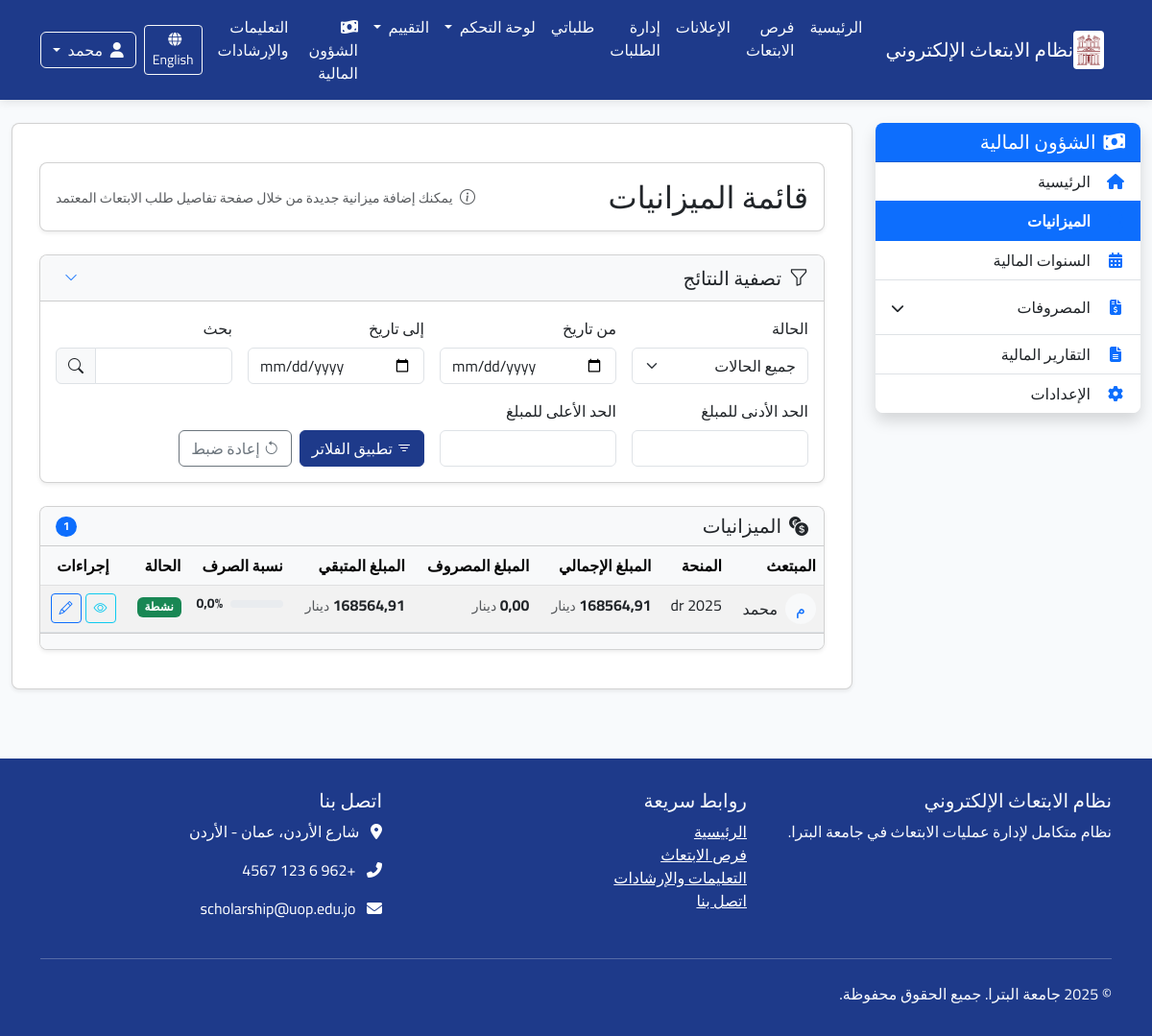
Page /ar/finance/budgets/ (signed in) on the earlier database version.
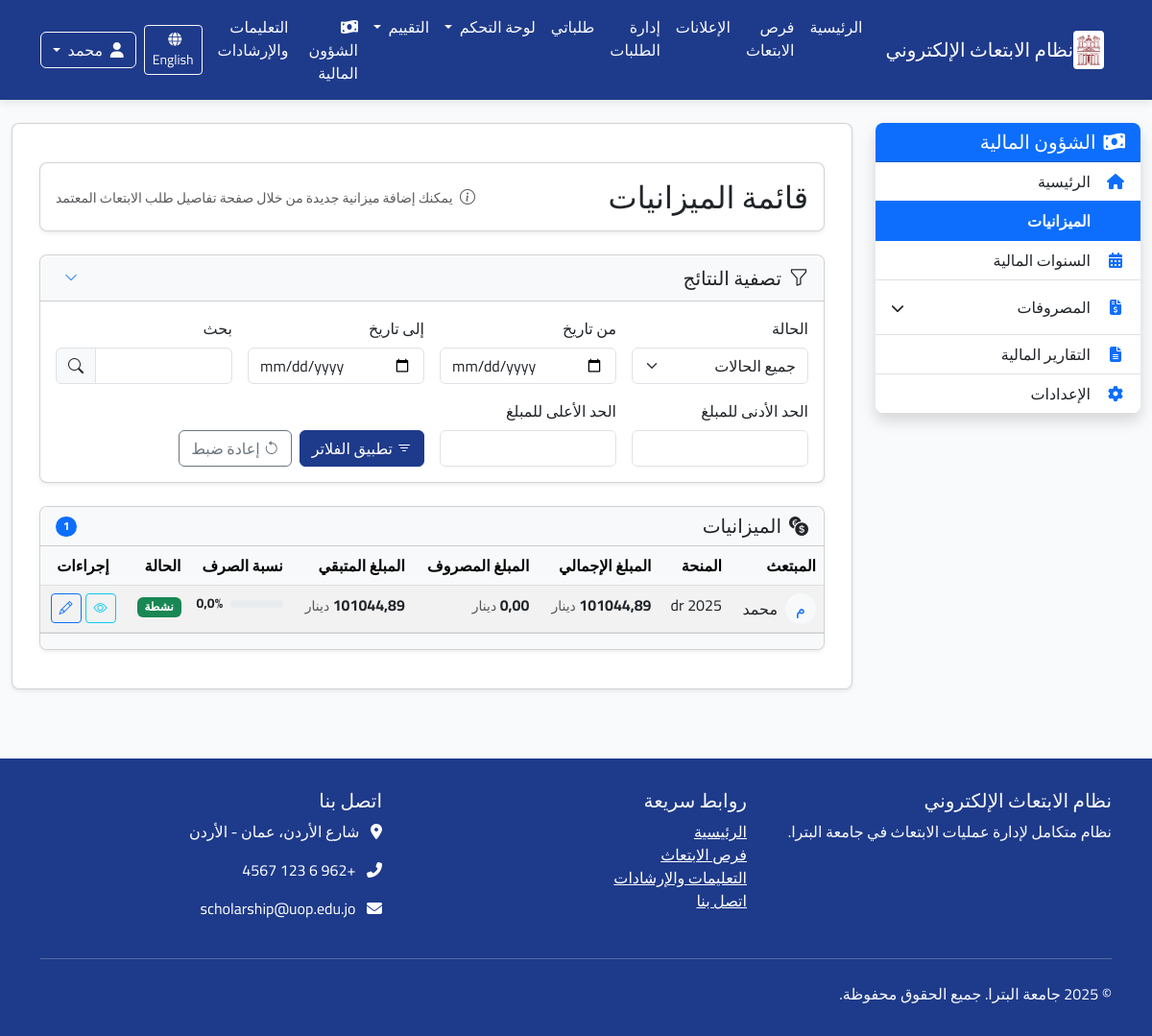
Same page on the later database version.
### finance/models.py (models this page shows, shortened)
class ScholarshipBudget(models.Model):
    application = models.OneToOneField(Application, on_delete=models.CASCADE,
                                       verbose_name=_("طلب الابتعاث"),
                                       related_name="budget")
    fiscal_year = models.ForeignKey(FiscalYear, on_delete=models.CASCADE,
                                    verbose_name=_("السنة المالية"),
                                    related_name="scholarship_budgets",
                                    null=True)
    total_amount = models.DecimalField(_("المبلغ الإجمالي"), max_digits=12, decimal_places=2)
    start_date = models.DateField(_("تاريخ بدء الميزانية"))
    end_date = models.DateField(_("تاريخ انتهاء الميزانية"))
    created_by = models.ForeignKey(User, on_delete=models.CASCADE,
                                   verbose_name=_("تم الإنشاء بواسطة"),
                                   related_name="created_budgets")
    created_at = models.DateTimeField(_("تاريخ الإنشاء"), auto_now_add=True)
    updated_at = models.DateTimeField(_("تاريخ التحديث"), auto_now=True)
    notes = models.TextField(_("ملاحظات"), blank=True, null=True)
    STATUS_CHOICES = [
        ('active', _('نشطة')),
        ('suspended', _('معلقة')),
        ('closed', _('مغلقة')),
    ]
    status = models.CharField(_("حالة الميزانية"), max_length=20, choices=STATUS_CHOICES, default='active')
    academic_year = models.CharField(_("السنة الدراسية"), max_length=9,
                                     help_text=_("مثال: 2024-2025"), default="2024-2025")
    exchange_rate = models.DecimalField(_("سعر الصرف"), max_digits=6, decimal_places=2, default=0.91,
                                        help_text=_("سعر صرف العملة الأجنبية"))
    foreign_currency = models.CharField(_("العملة الأجنبية"), max_length=3, default="GBP")
    is_current = models.BooleanField(_("السنة الحالية"), default=True,
                                     help_text=_("هل هذه الميزانية للسنة الحالية؟"))
    class Meta:
        verbose_name = _("ميزانية الابتعاث")
        verbose_name_plural = _("ميزانيات الابتعاث")
        ordering = ['-created_at']
    def get_remaining_amount(self):
        from decimal import Decimal, ROUND_HALF_UP
        spent = self.get_spent_amount()
        remaining = self.total_amount - spent
        return remaining.quantize(Decimal('0.01'), rounding=ROUND_HALF_UP)
    def get_spent_amount(self):
        from decimal import Decimal, ROUND_HALF_UP
        total = self.expenses.filter(status='approved').aggregate(
            total=models.Sum('amount')
        )['total'] or Decimal('0.00')
        return total.quantize(Decimal('0.01'), rounding=ROUND_HALF_UP)
    def get_spent_percentage(self):
        from decimal import Decimal, ROUND_HALF_UP
        if self.total_amount <= 0:
            return Decimal('0.00')
        spent = self.get_spent_amount()
        percentage = (spent / self.total_amount * 100)
        return percentage.quantize(Decimal('0.01'), rounding=ROUND_HALF_UP)

### applications/models.py (models this page shows, shortened)
class Application(models.Model):
    scholarship = models.ForeignKey(Scholarship, verbose_name=_("فرصة الابتعاث"), on_delete=models.CASCADE,
                                    related_name="applications")
    applicant = models.ForeignKey(User, verbose_name=_("المتقدم"), on_delete=models.CASCADE,
                                  related_name="applications")
    status = models.ForeignKey(ApplicationStatus, verbose_name=_("حالة الطلب"), on_delete=models.PROTECT,
                               related_name="applications")
    application_date = models.DateTimeField(_("تاريخ التقديم"), auto_now_add=True)
    last_update = models.DateTimeField(_("آخر تحديث"), auto_now=True)
    motivation_letter = models.TextField(_("خطاب الدوافع"),
                                         help_text=_("اشرح لماذا تريد التقدم لهذه الفرصة وما هي أهدافك"))
    research_proposal = models.TextField(_("مقترح البحث"), blank=True, null=True,
                                         help_text=_("إذا كان الابتعاث لدراسة الدكتوراه، أرفق مقترح البحث الخاص بك"))
    comments = models.TextField(_("ملاحظات إضافية"), blank=True, null=True,
                                help_text=_("أي معلومات إضافية تود إضافتها لطلبك"))
    acceptance_letter = models.BooleanField(_("هل لديك قبول مبدئي؟"), default=False)
    acceptance_university = models.CharField(_("اسم الجامعة التي لديك قبول فيها"), max_length=200, blank=True,
                                             null=True)
    admin_notes = models.TextField(_("ملاحظات إدارية"), blank=True, null=True)
    class Meta:
        verbose_name = _("طلب ابتعاث")
        verbose_name_plural = _("طلبات الابتعاث")
        ordering = ['-application_date']
        unique_together = ['scholarship', 'applicant']

### announcements/models.py (models this page shows, shortened)
class Scholarship(models.Model):
    STATUS_CHOICES = (
        ('draft', _('مسودة')),
        ('published', _('منشور')),
        ('closed', _('مغلق')),
    )
    title = models.CharField(_("العنوان"), max_length=200)
    scholarship_type = models.ForeignKey(ScholarshipType, verbose_name=_("نوع الابتعاث"), on_delete=models.CASCADE,
                                         related_name="scholarships")
    description = models.TextField(_("الوصف"))
    requirements = models.TextField(_("المتطلبات"))
    benefits = models.TextField(_("المميزات"), blank=True, null=True)
    countries = models.CharField(_("الدول المتاحة"), max_length=255, blank=True, null=True)
    universities = models.TextField(_("الجامعات المتاحة"), blank=True, null=True)
    deadline = models.DateTimeField(_("الموعد النهائي للتقديم"))
    publication_date = models.DateTimeField(_("تاريخ النشر"), default=timezone.now)
    status = models.CharField(_("الحالة"), max_length=20, choices=STATUS_CHOICES, default='draft')
    max_applicants = models.PositiveIntegerField(_("الحد الأقصى للمتقدمين"), default=0, help_text=_("0 يعني غير محدود"))
    eligibility_criteria = models.TextField(_("معايير الأهلية"), blank=True, null=True)
    application_process = models.TextField(_("عملية التقديم"), blank=True, null=True)
    contact_info = models.TextField(_("معلومات الاتصال"), blank=True, null=True)
    attachment = models.FileField(_("مرفق"), upload_to='scholarship_attachments/', blank=True, null=True)
    created_by = models.ForeignKey(User, verbose_name=_("تم إنشاؤه بواسطة"), on_delete=models.CASCADE,
                                   related_name="created_scholarships")
    updated_at = models.DateTimeField(_("تم التحديث في"), auto_now=True)
    class Meta:
        verbose_name = _("فرصة ابتعاث")
        verbose_name_plural = _("فرص الابتعاث")
        ordering = ['-publication_date']

### finance/views.py (the view, shortened to what this page needs)
# urls.py: path('budgets/', views.budget_list, name='budget_list'),
@login_required
@permission_required('finance.view_scholarshipbudget', raise_exception=True)
def budget_list(request):
    filter_form = BudgetFilterForm(request.GET)
    budgets = ScholarshipBudget.objects.all().order_by('-created_at')
    if filter_form.is_valid():
        data = filter_form.cleaned_data
        if data.get('status'):
            budgets = budgets.filter(status=data['status'])
        if data.get('fiscal_year'):
            budgets = budgets.filter(fiscal_year=data['fiscal_year'])
        if data.get('start_date'):
            budgets = budgets.filter(start_date__gte=data['start_date'])
        if data.get('end_date'):
            budgets = budgets.filter(end_date__lte=data['end_date'])
        if data.get('min_amount'):
            budgets = budgets.filter(total_amount__gte=data['min_amount'])
        if data.get('max_amount'):
            budgets = budgets.filter(total_amount__lte=data['max_amount'])
    for budget in budgets:
        budget.spent_amount = budget.get_spent_amount()
        budget.remaining_amount = budget.get_remaining_amount()
        budget.spent_percentage = budget.get_spent_percentage()
    paginator = Paginator(budgets, 10)  # 10 عناصر في كل صفحة
    page = request.GET.get('page')
    try:
        budgets_page = paginator.page(page)
    except PageNotAnInteger:
        budgets_page = paginator.page(1)
    except EmptyPage:
        budgets_page = paginator.page(paginator.num_pages)
    open_fiscal_years = FiscalYear.objects.filter(status='open').order_by('-year')
    context = {
        'budgets': budgets_page,
        'filter_form': filter_form,
        'total_count': budgets.count(),
        'open_fiscal_years': open_fiscal_years,
        'total_budget_amount': budgets.aggregate(total=Sum('total_amount'))['total'] or 0,
    }
    return render(request, 'finance/budget_list.html', context)

### finance/forms.py
class BudgetFilterForm(forms.Form):
    status = forms.ChoiceField(
        label=_("الحالة"),
        choices=[('', _('جميع الحالات'))] + list(ScholarshipBudget.STATUS_CHOICES),
        required=False
    )
    fiscal_year = forms.ModelChoiceField(
        label=_("السنة المالية"),
        queryset=FiscalYear.objects.all().order_by('-year'),
        required=False
    )
    start_date = forms.DateField(
        label=_("من تاريخ"),
        widget=forms.DateInput(attrs={'type': 'date'}),
        required=False
    )
    end_date = forms.DateField(
        label=_("إلى تاريخ"),
        widget=forms.DateInput(attrs={'type': 'date'}),
        required=False
    )
    min_amount = forms.DecimalField(
        label=_("الحد الأدنى للمبلغ"),
        required=False
    )
    max_amount = forms.DecimalField(
        label=_("الحد الأعلى للمبلغ"),
        required=False
    )
    search = forms.CharField(
        label=_("بحث"),
        required=False
    )

### core/context_processors.py (called while the page is built)
def user_role(request):
    role = 'anonymous'
    if request.user.is_authenticated:
        role = request.user.profile.role
    return {
        'user_role': role
    }

### finance/templates/finance/budget_list.html (shortened to what the changed rows need)
{% extends "finance/base.html" %}
{% load i18n %}
{% load static %}
{% block finance_content %}
<div class="container-fluid py-4">
    <div class="card shadow-sm mb-4">
        <div class="card-body">
            <div class="d-flex justify-content-between align-items-center">
                <h2 class="card-title mb-0">{% trans "قائمة الميزانيات" %}</h2>
            </div>
        </div>
    </div>
    <div class="card shadow-sm">
        <div class="card-body p-0">
            <div class="table-responsive">
                <table class="table table-hover table-striped mb-0">
                    <thead class="table-light">
                        <tr>
                            <th>{% trans "المبتعث" %}</th>
                            <th>{% trans "المنحة" %}</th>
                            <th>{% trans "المبلغ الإجمالي" %}</th>
                            <th>{% trans "المبلغ المصروف" %}</th>
                            <th>{% trans "المبلغ المتبقي" %}</th>
                            <th>{% trans "نسبة الصرف" %}</th>
                            <th>{% trans "الحالة" %}</th>
                            <th class="text-center">{% trans "إجراءات" %}</th>
                        </tr>
                    </thead>
                    <tbody>
                        {% for budget in budgets %}
                        <tr>
                            <td>
                                <div class="d-flex align-items-center">
                                    <div class="avatar-circle bg-light text-primary me-2">
                                        {{ budget.application.applicant.get_full_name|slice:":1" }}
                                    </div>
                                    <div>{{ budget.application.applicant.get_full_name }}</div>
                                </div>
                            </td>
                            <td>
                                <span class="text-truncate d-inline-block" style="max-width: 200px;" title="{{ budget.application.scholarship.title }}">
                                    {{ budget.application.scholarship.title }}
                                </span>
                            </td>
                            <td>
                                <span class="fw-bold">{{ budget.total_amount|floatformat:2 }}</span>
                                <small class="text-muted">{% trans "دينار" %}</small>
                            </td>
                            <td>
                                <span class="fw-bold">{{ budget.spent_amount|floatformat:2 }}</span>
                                <small class="text-muted">{% trans "دينار" %}</small>
                            </td>
                            <td>
                                <span class="fw-bold">{{ budget.remaining_amount|floatformat:2 }}</span>
                                <small class="text-muted">{% trans "دينار" %}</small>
                            </td>
                            <td>
                                <div class="d-flex align-items-center">
                                    <div class="progress flex-grow-1 me-2" style="height: 8px;">
                                    </div>
                                    <span class="small fw-bold">{{ budget.spent_percentage|floatformat:1 }}%</span>
                                </div>
                            </td>
                            <td>
                                {% if budget.status == 'active' %}
                                    <span class="badge bg-success">{{ budget.get_status_display }}</span>
                                {% elif budget.status == 'suspended' %}
                                    <span class="badge bg-warning text-dark">{{ budget.get_status_display }}</span>
                                {% else %}
                                    <span class="badge bg-secondary">{{ budget.get_status_display }}</span>
                                {% endif %}
                            </td>
                            <td>
                                <div class="d-flex justify-content-center">
                                    <a href="{% url 'finance:budget_detail' budget.id %}" class="btn btn-sm btn-outline-info me-1" title="{% trans 'عرض' %}">
                                        <i class="bi bi-eye"></i>
                                    </a>
                                    {% if perms.finance.change_scholarshipbudget %}
                                    <a href="{% url 'finance:update_budget' budget.id %}" class="btn btn-sm btn-outline-primary" title="{% trans 'تعديل' %}">
                                        <i class="bi bi-pencil"></i>
                                    </a>
                                    {% endif %}
                                </div>
                            </td>
                        </tr>
                        {% endfor %}
                    </tbody>
                </table>
            </div>
        </div>
    </div>
</div>
{% block extra_css %}
<link rel="stylesheet" href="https://cdn.jsdelivr.net/npm/bootstrap-icons@1.11.1/font/bootstrap-icons.css">
{% endblock %}
{% endblock %}

Differences in the rows shown:
removed ScholarshipBudget: application.applicant.get_full_name "م", application.applicant.get_full_name "محمد", application.scholarship "dr 2025", total_amount "168564,91", spent_amount "0,00", remaining_amount "168564,91", spent_percentage "0,0", status "نشطة"
added ScholarshipBudget: application.applicant.get_full_name "م", application.applicant.get_full_name "محمد", application.scholarship "dr 2025", total_amount "101044,89", spent_amount "0,00", remaining_amount "101044,89", spent_percentage "0,0", status "نشطة"
